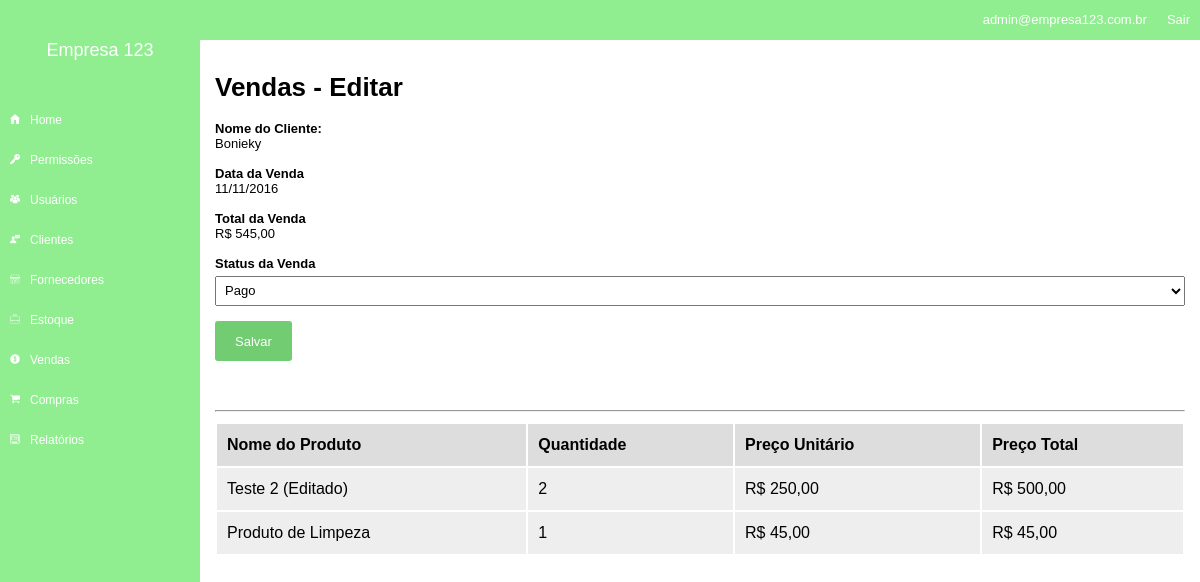
Page /sales/edit/3 (signed in) on the committed database.
### tables this page shows
CREATE TABLE `sales` (
  `id` int(11) unsigned NOT NULL AUTO_INCREMENT,
  `id_company` int(11) NOT NULL,
  `id_client` int(11) NOT NULL,
  `id_user` int(11) NOT NULL,
  `date_sale` datetime NOT NULL,
  `total_price` float NOT NULL,
  `status` tinyint(1) NOT NULL,
  PRIMARY KEY (`id`)
);

CREATE TABLE `sales_products` (
  `id` int(11) unsigned NOT NULL AUTO_INCREMENT,
  `id_company` int(11) NOT NULL,
  `id_sale` int(11) NOT NULL,
  `id_product` int(11) NOT NULL,
  `quant` int(11) NOT NULL,
  `sale_price` float NOT NULL,
  PRIMARY KEY (`id`)
);

CREATE TABLE `inventory` (
  `id` int(11) unsigned NOT NULL AUTO_INCREMENT,
  `id_company` int(11) NOT NULL,
  `name` varchar(100) NOT NULL DEFAULT '',
  `price` float NOT NULL,
  `quant` int(11) NOT NULL,
  `min_quant` int(11) NOT NULL,
  PRIMARY KEY (`id`)
);

### core/Controller.php (called while the page is built, shortened)
<?php
class controller {
	public function loadTemplate($viewName, $viewData = array()) {
		include 'views/template.php';
	}
	public function loadViewInTemplate($viewName, $viewData) {
		extract($viewData);
		include 'views/'.$viewName.'.php';
	}
}

### core/Core.php (called while the page is built, shortened)
<?php
class Core {
	public function run() {
        $url = explode('index.php', $_SERVER['PHP_SELF']);
        $url = end($url);
		$params = array();
		if(!empty($url) && $url != '/') {
			$url = explode('/', $url);
			array_shift($url);
			array_shift($url);
			if(isset($url[0])) {
				$currentAction = $url[0];
				array_shift($url);
			} else {
				$currentAction = 'index';
			}
			if(count($url) > 0) {
				$params = $url;
			}
		} else {
			$currentController = 'homeController';
			$currentAction = 'index';
		}
		$c = new $currentController();
		call_user_func_array(array($c, $currentAction), $params);
	}
}

### index.php (called while the page is built, shortened)
<?php
require 'config.php';
$core = new Core();
$core->run();
?>

### core/Model.php (called while the page is built, shortened)
<?php
class model {
	public function __construct() {
		global $config;
		$this->db = new PDO("mysql:dbname=".$config['dbname'].";host=".$config['host'], $config['dbuser'], $config['dbpass']);
	}
}
?>

### config.php (called while the page is built, shortened)
<?php
$config = array();
if(ENVIRONMENT == 'development') {
	$config['dbname'] = 'estagio1';
	$config['host'] = 'localhost';
	$config['dbuser'] = 'root';
	$config['dbpass'] = '';
} else {
	$config['dbname'] = 'estagio1';
	$config['host'] = 'localhost';
	$config['dbuser'] = 'root';
	$config['dbpass'] = '';
}
?>

### models/Sales.php (called while the page is built, shortened)
<?php
class Sales extends model {
	public function getInfo($id, $id_company) {
		$array = array();
		$sql = $this->db->prepare("
			SELECT
				*,
				( select clients.name from clients where clients.id = sales.id_client ) as client_name
			FROM sales
			WHERE
				id = :id AND
				id_company = :id_company");
		$sql->bindValue(":id", $id);
		$sql->bindValue(":id_company", $id_company);
		$sql->execute();
		if($sql->rowCount() > 0) {
			$array['info'] = $sql->fetch();
		}
		$sql = $this->db->prepare("
			SELECT
				sales_products.quant,
				sales_products.sale_price,
				inventory.name
			FROM sales_products
			LEFT JOIN inventory
				ON inventory.id = sales_products.id_product
			WHERE
				sales_products.id_sale = :id_sale AND
				sales_products.id_company = :id_company");
		$sql->bindValue(":id_sale", $id);
		$sql->bindValue(":id_company", $id_company);
		$sql->execute();
		if($sql->rowCount() > 0) {
			$array['products'] = $sql->fetchAll();
		}
		return $array;
	}
}

### models/Users.php (called while the page is built, shortened)
<?php
class Users extends model {
	private $userInfo;
	public function setLoggedUser() {
		if(isset($_SESSION['ccUser']) && !empty($_SESSION['ccUser'])) {
			$id = $_SESSION['ccUser'];
			$sql = $this->db->prepare("SELECT * FROM users WHERE id = :id");
			$sql->bindValue(':id', $id);
			$sql->execute();
			if($sql->rowCount() > 0) {
				$this->userInfo = $sql->fetch();
			}
		}
	}
	public function getCompany() {
		if(isset($this->userInfo['id_company'])) {
			return $this->userInfo['id_company'];
		} else {
			return 0;
		}
	}
}

### views/sales_edit.php (the view)
<h1>Vendas - Editar</h1>
<strong>Nome do Cliente:</strong><br/>
<?php echo $sales_info['info']['client_name']; ?><br/><br/>
<strong>Data da Venda</strong><br/>
<?php echo date('d/m/Y', strtotime($sales_info['info']['date_sale'])); ?><br/><br/>
<strong>Total da Venda</strong><br/>
R$ <?php echo number_format($sales_info['info']['total_price'], 2, ',', '.'); ?><br/><br/>
<strong>Status da Venda</strong><br/>
<?php if($permission_edit): ?>
<form method="POST">
	<select name="status">
		<?php foreach($statuses as $statusKey => $statusValue): ?>
		<option value="<?php echo $statusKey; ?>" <?php echo ($statusKey == $sales_info['info']['status'])?'selected="selected"':''; ?>><?php echo $statusValue; ?></option>
		<?php endforeach; ?>
	</select><br/><br/>
	<input type="submit" value="Salvar" />
</form>
<?php else: ?>
<?php echo $statuses[$sales_info['info']['status']]; ?>
<?php endif; ?>
<br/><br/>
<hr/>
<table border="0" width="100%">
	<tr>
		<th>Nome do Produto</th>
		<th>Quantidade</th>
		<th>Preço Unitário</th>
		<th>Preço Total</th>
	</tr>
	<?php foreach($sales_info['products'] as $productitem): ?>
	<tr>
		<td><?php echo $productitem['name']; ?></td>
		<td><?php echo $productitem['quant']; ?></td>
		<td>R$ <?php echo number_format($productitem['sale_price'], 2, ',', '.'); ?></td>
		<td>R$ <?php echo number_format($productitem['sale_price'] * $productitem['quant'], 2, ',', '.'); ?></td>
	</tr>
	<?php endforeach; ?>
</table>

### assets/css/template.css (style rules this page uses)
body { margin:0; padding:0; font-size:13px; font-family:Arial; }
input[type=text], input[type=email], input[type=password], input[type=number], select, textarea { width:100%; height:30px; font-size:13px; outline:0; padding-left:5px; padding-right:5px; margin-top:5px; }
input[type=submit], button, .button { border:0px; background-color:#72cc72; color:#FFF; height:40px; line-height: 40px; border-radius:3px; padding-left:20px; padding-right:20px; cursor:pointer; font-size:13px; display: inline-block; }
table { margin-top:10px; }
table th { height:40px; line-height: 40px; background-color:#DDD; text-align: left; padding-left:10px; padding-right: 10px; }
table td { height:40px; line-height: 40px; background-color:#EEE; text-align: left; padding-left:10px; padding-right: 10px; }

### rows in the picture
sales: date_sale "11/11/2016", total_price "545,00", status "Pago"
sales_products: inventory.name "Teste 2 (Editado)", quant "2", sale_price "250,00", $productitem['sale_price'] * $productitem['quant'] "500,00"
sales_products: inventory.name "Produto de Limpeza", quant "1", sale_price "45,00", $productitem['sale_price'] * $productitem['quant'] "45,00"

### other values in the picture
$viewData['company_name'] "Empresa 123"
$viewData['user_email'] "admin@empresa123.com.br"
$sales_info['info']['client_name'] "Bonieky"
